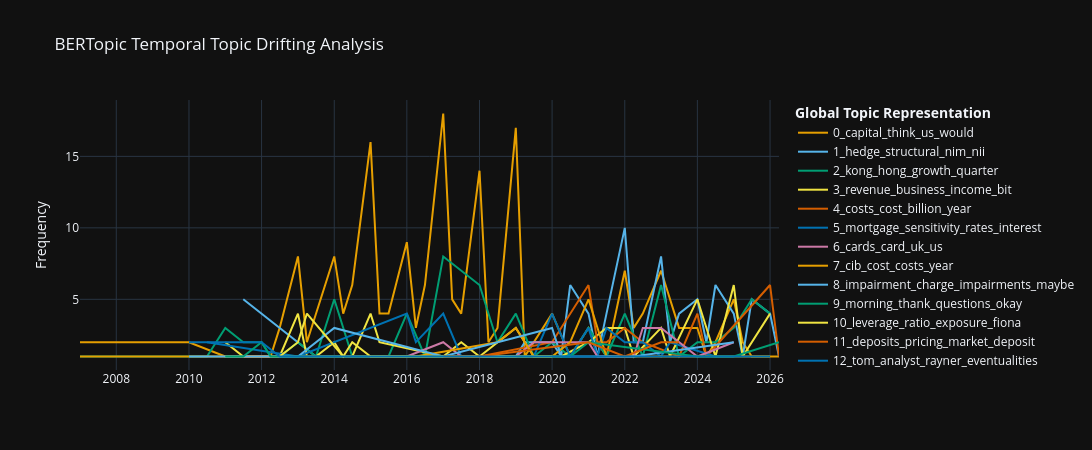

The code cell stored with this chart in its notebook:
### Markdown cell above
### Stage 2.4 — Temporal Topic Drifting Analysis

### Code cell
## @title 2.4 Temporal Topic Drifting Analysis (BERTopic)
import re
import pandas as pd
from bertopic import BERTopic
from sentence_transformers import SentenceTransformer

# Load existing corpus using standard pipeline convention
corpus_df = _df('corpus_analyst', corpus_df if 'corpus_df' in dir() else None)

# Select target text column
target_col = 'llm_preprocessed_text' if 'llm_preprocessed_text' in corpus_df.columns else ('clean_text' if 'clean_text' in corpus_df.columns else 'text')
docs = corpus_df[target_col].fillna("").tolist()

def _clean_timestamp(val):
    """Normalize custom string formats into parseable dates."""
    if pd.isna(val):
        return pd.Timestamp("2026-01-01")
    
    val_str = str(val).strip().lower()
    if 'annual' in val_str:
        year_match = re.search(r'\b(19|20)\d{2}\b', val_str)
        if year_match:
            return pd.Timestamp(f"{year_match.group(0)}-01-01")
    
    parsed = pd.to_datetime(val_str, errors='coerce')
    if pd.isna(parsed):
        year_match = re.search(r'\b(19|20)\d{2}\b', val_str)
        if year_match:
            return pd.Timestamp(f"{year_match.group(0)}-01-01")
        return pd.Timestamp("2026-01-01")
        
    return parsed

# Extract and clean timestamps
if 'date' in corpus_df.columns:
    timestamps = corpus_df['date'].apply(_clean_timestamp).tolist()
elif 'quarter' in corpus_df.columns:
    timestamps = corpus_df['quarter'].apply(_clean_timestamp).tolist()
else:
    timestamps = [pd.Timestamp("2026-01-01")] * len(docs)

print(f"Fitting BERTopic on {len(docs)} documents using text from '{target_col}'...")

# Fit model and predict topics
topics, probs = topic_model.fit_transform(docs)

# Assign assigned topic back to corpus_df and persist
corpus_df['topic'] = topics
_save('corpus_analyst', corpus_df)

# Run BERTopic Topics Over Time
topics_over_time = topic_model.topics_over_time(docs, timestamps)

# Save temporal drift result table into SQLite pipeline
_save('topic_delta', topics_over_time)

# Visualise temporal drift (Plotly native render)
fig_temporal = topic_model.visualize_topics_over_time(topics_over_time)
fig_temporal.update_layout(
    title="BERTopic Temporal Topic Drifting Analysis",
    template="plotly_dark"
)
fig_temporal.show()

insight("Temporal topic drift analysis successfully computed and saved to table 'topic_delta'.", kind="key")

### Figure 1 — Plotly figure (JSON) as saved in the notebook; plotly's stock layout.template omitted (floating-point values rounded to 4 significant figures)
{"data": [{"hoverinfo": "text", "hovertext": ["<b>Topic 0</b><br>Words: insurance, green, mortgages, stephen, vincent", "<b>Topic 0</b><br>Words: reuters, thomson, michael, quarter, holdings", "<b>Topic 0</b><br>Words: finance, trade, ii, iii, relates", "<b>Topic 0</b><br>Words: rohith, fortressed, additional, gulliver, would", "<b>Topic 0</b><br>Words: mitigation, chris, marcus, tweaking, aggressive", "<b>Topic 0</b><br>Words: capital, chris, answer, sort, antony", "<b>Topic 0</b><br>Words: capital, think, know, cost, tom", "<b>Topic 0</b><br>Words: capital, strategy, antony, business, fundamentally", "<b>Topic 0</b><br>Words: capital, think, one, us, see", "<b>Topic 0</b><br>Words: promotional, offers, business, tushar, chris", "<b>Topic 0</b><br>Words: think, year, us, capital, good", "<b>Topic 0</b><br>Words: capital, think, billion, risk, us", "<b>Topic 0</b><br>Words: capital, think, could, would, know", "<b>Topic 0</b><br>Words: prudential, registered, annd, capital, regulation", "<b>Topic 0</b><br>Words: capital, think, year, million, get", "<b>Topic 0</b><br>Words: capital, currency, well, us, equities", "<b>Topic 0</b><br>Words: capital, basis, change, points, think", "<b>Topic 0</b><br>Words: capital, think, would, us, see", "<b>Topic 0</b><br>Words: think, cost, capital, pension, ratio", "<b>Topic 0</b><br>Words: jaws, basis, within, positive, across", "<b>Topic 0</b><br>Words: think, capital, year, us, quarter", "<b>Topic 0</b><br>Words: capital, think, investment, year, costs", "<b>Topic 0</b><br>Words: would, think, capital, us, business", "<b>Topic 0</b><br>Words: think, capital, year, ewen, growth", "<b>Topic 0</b><br>Words: matched, idea, possible, move, give", "<b>Topic 0</b><br>Words: action, think, continental, europe, would", "<b>Topic 0</b><br>Words: capital, headwinds, yield, curve, arising", "<b>Topic 0</b><br>Words: mda, buffers, excessive, usability, glide", "<b>Topic 0</b><br>Words: head, capital, think, presentation, scope", "<b>Topic 0</b><br>Words: announcing, buyback, wanted, clearly, looking", "<b>Topic 0</b><br>Words: capital, would, us, year, second", "<b>Topic 0</b><br>Words: fx, payments, us, inflation, also", "<b>Topic 0</b><br>Words: capital, leveraged, management, think, finance", "<b>Topic 0</b><br>Words: capital, think, would, business, us", "<b>Topic 0</b><br>Words: buk, rote, quarter, nim, going", "<b>Topic 0</b><br>Words: capital, us, called, think, expecting", "<b>Topic 0</b><br>Words: german, merchant, acquiring, kind, business", "<b>Topic 0</b><br>Words: pillar, budget, capital, modest, investment", "<b>Topic 0</b><br>Words: capital, greater, range, think, plan", "<b>Topic 0</b><br>Words: nervousness, distribution, hi, billion, capital", "<b>Topic 0</b><br>Words: industry, additional, whether, talk, disparity", "<b>Topic 0</b><br>Words: invested, billion, hsb, privatisation, iran", "<b>Topic 0</b><br>Words: said, clearly, remember, investment, samsung"], "marker": {"color": "#E69F00"}, "mode": "lines", "name": "0_capital_think_us_would", "type": "scatter", "x": ["2007-01-01T00:00:00.000000000", "2010-01-01T00:00:00.000000000", "2011-01-01T00:00:00.000000000", "2012-01-01T00:00:00.000000000", "2012-04-01T00:00:00.000000000", "2012-07-01T00:00:00.000000000", "2013-01-01T00:00:00.000000000", "2013-04-01T00:00:00.000000000", "2014-01-01T00:00:00.000000000", "2014-04-01T00:00:00.000000000", "2014-07-01T00:00:00.000000000", "2015-01-01T00:00:00.000000000", "2015-04-01T00:00:00.000000000", "2015-07-01T00:00:00.000000000", "2016-01-01T00:00:00.000000000", "2016-04-01T00:00:00.000000000", "2016-07-01T00:00:00.000000000", "2017-01-01T00:00:00.000000000", "2017-04-01T00:00:00.000000000", "2017-07-01T00:00:00.000000000", "2018-01-01T00:00:00.000000000", "2018-04-01T00:00:00.000000000", "2018-07-01T00:00:00.000000000", "2019-01-01T00:00:00.000000000", "2019-04-01T00:00:00.000000000", "2019-07-01T00:00:00.000000000", "2020-01-01T00:00:00.000000000", "2020-07-01T00:00:00.000000000", "2021-01-01T00:00:00.000000000", "2021-07-01T00:00:00.000000000", "2022-01-01T00:00:00.000000000", "2022-04-01T00:00:00.000000000", "2022-07-01T00:00:00.000000000", "2023-01-01T00:00:00.000000000", "2023-07-01T00:00:00.000000000", "2024-01-01T00:00:00.000000000", "2024-04-01T00:00:00.000000000", "2024-07-01T00:00:00.000000000", "2025-01-01T00:00:00.000000000", "2025-04-01T00:00:00.000000000", "2025-07-01T00:00:00.000000000", "2026-01-01T00:00:00.000000000", "2026-04-01T00:00:00.000000000"], "y": [2, 2, 1, 1, 1, 3, 8, 2, 8, 4, 6, 16, 4, 4, 9, 3, 6, 18, 5, 4, 14, 2, 3, 17, 1, 2, 4, 1, 3, 1, 7, 3, 4, 7, 3, 3, 1, 2, 5, 2, 1, 1, 1]}, {"hoverinfo": "text", "hovertext": ["<b>Topic 1</b><br>Words: hedge, much, hedging, ims, structural", "<b>Topic 1</b><br>Words: stabilization, stabilized, could, ago, tell", "<b>Topic 1</b><br>Words: inn, thhe, quarterrly, baarclaycard, moree", "<b>Topic 1</b><br>Words: margin, bit, hit, nim, margins", "<b>Topic 1</b><br>Words: bps, flowing, transfer, liability, office", "<b>Topic 1</b><br>Words: cc, underlying, business, would, us", "<b>Topic 1</b><br>Words: hedge, sale, structural, floating, letter", "<b>Topic 1</b><br>Words: points, basis, nim, help, oi", "<b>Topic 1</b><br>Words: hedge, fx, structural, rate, dollars", "<b>Topic 1</b><br>Words: bps, guidance, nim, versus, maybe", "<b>Topic 1</b><br>Words: spend, card, northern, southern, divergence", "<b>Topic 1</b><br>Words: hedge, nim, structural, obviously, cash", "<b>Topic 1</b><br>Words: nim, hedge, wondering, bit, margin", "<b>Topic 1</b><br>Words: ending, importance, points, basis, give", "<b>Topic 1</b><br>Words: hedge, could, sensitivity, zero, quarter", "<b>Topic 1</b><br>Words: hedge, nim, structural, uk, migration", "<b>Topic 1</b><br>Words: hedge, buk, structural, maths, got", "<b>Topic 1</b><br>Words: hedge, migration, rates, scaling, size", "<b>Topic 1</b><br>Words: hedge, nim, could, deposit, uk", "<b>Topic 1</b><br>Words: hedge, structural, deposit, reinvesting, hedging", "<b>Topic 1</b><br>Words: hedge, margin, billion, uk, obviously", "<b>Topic 1</b><br>Words: hedge, structural, deposit, billion, uk", "<b>Topic 1</b><br>Words: turned, morning, questions, hedge, cycle", "<b>Topic 1</b><br>Words: hedge, structural, rate, going, nii", "<b>Topic 1</b><br>Words: hedge, nii, guidance, structural, bank", "<b>Topic 1</b><br>Words: exit, barclays, perhaps, overly, landed", "<b>Topic 1</b><br>Words: nii, hedge, csm, year, deposit", "<b>Topic 1</b><br>Words: hedge, going, uk, quarter, nii", "<b>Topic 1</b><br>Words: hedge, nii, somewhat, buk, driven"], "marker": {"color": "#56B4E9"}, "mode": "lines", "name": "1_hedge_structural_nim_nii", "type": "scatter", "x": ["2011-07-01T00:00:00.000000000", "2013-07-01T00:00:00.000000000", "2015-01-01T00:00:00.000000000", "2016-01-01T00:00:00.000000000", "2017-01-01T00:00:00.000000000", "2018-01-01T00:00:00.000000000", "2018-04-01T00:00:00.000000000", "2019-01-01T00:00:00.000000000", "2019-04-01T00:00:00.000000000", "2020-01-01T00:00:00.000000000", "2020-04-01T00:00:00.000000000", "2020-07-01T00:00:00.000000000", "2021-01-01T00:00:00.000000000", "2021-04-01T00:00:00.000000000", "2021-07-01T00:00:00.000000000", "2022-01-01T00:00:00.000000000", "2022-04-01T00:00:00.000000000", "2022-07-01T00:00:00.000000000", "2023-01-01T00:00:00.000000000", "2023-04-01T00:00:00.000000000", "2023-07-01T00:00:00.000000000", "2024-01-01T00:00:00.000000000", "2024-04-01T00:00:00.000000000", "2024-07-01T00:00:00.000000000", "2025-01-01T00:00:00.000000000", "2025-04-01T00:00:00.000000000", "2025-07-01T00:00:00.000000000", "2026-01-01T00:00:00.000000000", "2026-04-01T00:00:00.000000000"], "y": [5, 1, 1, 1, 1, 1, 1, 1, 2, 2, 1, 6, 4, 1, 4, 10, 2, 2, 8, 2, 4, 5, 2, 6, 4, 1, 5, 4, 1]}, {"hoverinfo": "text", "hovertext": ["<b>Topic 2</b><br>Words: labor, automation, asia, kong, hong", "<b>Topic 2</b><br>Words: kong, hong, growth, asia, system", "<b>Topic 2</b><br>Words: growth, asia, area, europe, primary", "<b>Topic 2</b><br>Words: reflection, banks, dollar, asia, balances", "<b>Topic 2</b><br>Words: question, rightly, latam, ghose, pointed", "<b>Topic 2</b><br>Words: lending, growth, market, subdued, loan", "<b>Topic 2</b><br>Words: pacific, rest, stuart, comment, dividend", "<b>Topic 2</b><br>Words: kong, hong, quarter, color, year", "<b>Topic 2</b><br>Words: asia, shrugged, tapering, follows, worries", "<b>Topic 2</b><br>Words: half, business, kong, hong, latin", "<b>Topic 2</b><br>Words: qe, equity, japanese, stuart, roe", "<b>Topic 2</b><br>Words: loan, growth, outcomes, could, book", "<b>Topic 2</b><br>Words: kong, hong, volumes, quarter, weighted", "<b>Topic 2</b><br>Words: quarter, kong, hong, coming, growth", "<b>Topic 2</b><br>Words: unionpay, lenders, overseas, buy, heard", "<b>Topic 2</b><br>Words: kong, hong, growth, quarter, loan", "<b>Topic 2</b><br>Words: growth, think, kong, hong, year", "<b>Topic 2</b><br>Words: channel, growth, think, nothing, market", "<b>Topic 2</b><br>Words: kong, hong, growth, ewen, side", "<b>Topic 2</b><br>Words: provisioning, afternoon, good, lending, full", "<b>Topic 2</b><br>Words: contraction, tied, gdp, cycle, severe", "<b>Topic 2</b><br>Words: business, deemphasise, treatments, reviewing, guess", "<b>Topic 2</b><br>Words: kong, hong, demand, loan, business", "<b>Topic 2</b><br>Words: impacts, trade, rest, business, washing", "<b>Topic 2</b><br>Words: much, breakup, china, kong, hong", "<b>Topic 2</b><br>Words: fx, lending, drove, strip, existing", "<b>Topic 2</b><br>Words: kong, hong, especially, think, lot", "<b>Topic 2</b><br>Words: paid, growth, loan, borrowing, one", "<b>Topic 2</b><br>Words: kong, hong, thinking, probably, question", "<b>Topic 2</b><br>Words: cre, kong, hong, wealth, reporting", "<b>Topic 2</b><br>Words: growth, kong, hong, loan, fx", "<b>Topic 2</b><br>Words: kong, hong, cre, resident, loan", "<b>Topic 2</b><br>Words: growth, loan, industries, kong, hong"], "marker": {"color": "#009E73"}, "mode": "lines", "name": "2_kong_hong_growth_quarter", "type": "scatter", "x": ["2007-01-01T00:00:00.000000000", "2010-07-01T00:00:00.000000000", "2011-01-01T00:00:00.000000000", "2011-07-01T00:00:00.000000000", "2012-01-01T00:00:00.000000000", "2012-04-01T00:00:00.000000000", "2012-07-01T00:00:00.000000000", "2013-01-01T00:00:00.000000000", "2013-07-01T00:00:00.000000000", "2014-01-01T00:00:00.000000000", "2014-07-01T00:00:00.000000000", "2015-01-01T00:00:00.000000000", "2015-07-01T00:00:00.000000000", "2016-01-01T00:00:00.000000000", "2016-07-01T00:00:00.000000000", "2017-01-01T00:00:00.000000000", "2018-01-01T00:00:00.000000000", "2018-07-01T00:00:00.000000000", "2019-01-01T00:00:00.000000000", "2019-07-01T00:00:00.000000000", "2020-01-01T00:00:00.000000000", "2020-07-01T00:00:00.000000000", "2021-01-01T00:00:00.000000000", "2021-07-01T00:00:00.000000000", "2022-01-01T00:00:00.000000000", "2022-07-01T00:00:00.000000000", "2023-01-01T00:00:00.000000000", "2023-07-01T00:00:00.000000000", "2024-01-01T00:00:00.000000000", "2024-07-01T00:00:00.000000000", "2025-01-01T00:00:00.000000000", "2025-07-01T00:00:00.000000000", "2026-01-01T00:00:00.000000000"], "y": [1, 1, 3, 2, 2, 1, 1, 2, 1, 5, 1, 1, 1, 4, 1, 8, 6, 2, 4, 1, 2, 1, 3, 1, 4, 1, 6, 1, 2, 2, 3, 5, 4]}, {"hoverinfo": "text", "hovertext": ["<b>Topic 3</b><br>Words: financial, reconciliation, relied, performance, contains", "<b>Topic 3</b><br>Words: pool, lucas, answer, downward, chris", "<b>Topic 3</b><br>Words: buffer, liquid, profitability, relaxation, ilg", "<b>Topic 3</b><br>Words: obviously, revenue, year, business, quarter", "<b>Topic 3</b><br>Words: revenues, ficc, products, trend, quarter", "<b>Topic 3</b><br>Words: commentary, volume, nd, aheading, suitably", "<b>Topic 3</b><br>Words: business, macro, question, point, also", "<b>Topic 3</b><br>Words: jp, dtas, step, trend, business", "<b>Topic 3</b><br>Words: quarter, revenue, really, personal, stock", "<b>Topic 3</b><br>Words: dividend, revenue, billion, year, first", "<b>Topic 3</b><br>Words: africa, plevin, ruling, south, options", "<b>Topic 3</b><br>Words: assets, income, discrete, repeat, probably", "<b>Topic 3</b><br>Words: assets, mifid, budgeting, ii, revenue", "<b>Topic 3</b><br>Words: centre, items, weighed, revenue, corporate", "<b>Topic 3</b><br>Words: us, revenue, scale, think, critical", "<b>Topic 3</b><br>Words: sense, deutsche, cautioned, things, maybe", "<b>Topic 3</b><br>Words: nicely, hopeful, come, gauge, quarterly", "<b>Topic 3</b><br>Words: year, growth, internal, income, operating", "<b>Topic 3</b><br>Words: revenue, profile, outlook, one, please", "<b>Topic 3</b><br>Words: income, interest, hi, billion, revenue", "<b>Topic 3</b><br>Words: momentum, income, business, cost, also", "<b>Topic 3</b><br>Words: georges, revenue, wealth, billion, street", "<b>Topic 3</b><br>Words: terming, bit, consider, cc, revenues", "<b>Topic 3</b><br>Words: revenue, growth, business, bit, think", "<b>Topic 3</b><br>Words: mexico, ahead, running, growth, extrapolate", "<b>Topic 3</b><br>Words: wealth, bit, revenue, little, area", "<b>Topic 3</b><br>Words: consensus, venkat, billion, ib, bank", "<b>Topic 3</b><br>Words: revenue, good, opportunities, second, two"], "marker": {"color": "#F0E442"}, "mode": "lines", "name": "3_revenue_business_income_bit", "type": "scatter", "x": ["2011-01-01T00:00:00.000000000", "2011-07-01T00:00:00.000000000", "2012-07-01T00:00:00.000000000", "2013-01-01T00:00:00.000000000", "2013-04-01T00:00:00.000000000", "2013-07-01T00:00:00.000000000", "2014-01-01T00:00:00.000000000", "2014-04-01T00:00:00.000000000", "2014-07-01T00:00:00.000000000", "2015-01-01T00:00:00.000000000", "2015-04-01T00:00:00.000000000", "2017-01-01T00:00:00.000000000", "2017-07-01T00:00:00.000000000", "2018-01-01T00:00:00.000000000", "2019-01-01T00:00:00.000000000", "2019-07-01T00:00:00.000000000", "2020-04-01T00:00:00.000000000", "2021-01-01T00:00:00.000000000", "2021-07-01T00:00:00.000000000", "2022-01-01T00:00:00.000000000", "2022-04-01T00:00:00.000000000", "2023-01-01T00:00:00.000000000", "2023-04-01T00:00:00.000000000", "2024-01-01T00:00:00.000000000", "2024-07-01T00:00:00.000000000", "2025-01-01T00:00:00.000000000", "2025-04-01T00:00:00.000000000", "2026-01-01T00:00:00.000000000"], "y": [2, 1, 1, 4, 1, 1, 2, 1, 1, 4, 2, 1, 2, 1, 3, 1, 1, 2, 3, 3, 1, 3, 1, 5, 1, 6, 1, 4]}, {"hoverinfo": "text", "hovertext": ["<b>Topic 4</b><br>Words: proportionality, eight, seven, movements, helpful", "<b>Topic 4</b><br>Words: costs, comp, billion, terms, could", "<b>Topic 4</b><br>Words: cost, costs, billion, new, implementing", "<b>Topic 4</b><br>Words: perimeter, change, guidance, costs, cost", "<b>Topic 4</b><br>Words: costs, cost, combination, keep, year", "<b>Topic 4</b><br>Words: year, compensation, measure, cost, reduce", "<b>Topic 4</b><br>Words: quantification, normal, cost, jaws, frontloaded", "<b>Topic 4</b><br>Words: dimension, trying, costs, troughs, quarter", "<b>Topic 4</b><br>Words: costs, variable, cost, year, investment", "<b>Topic 4</b><br>Words: cc, costs, earning, cost, discussion", "<b>Topic 4</b><br>Words: guidance, cost, billion, much, clarification", "<b>Topic 4</b><br>Words: cost, severance, costs, year, medium", "<b>Topic 4</b><br>Words: cost, target, savings, chat, installing", "<b>Topic 4</b><br>Words: billion, costs, ops, cost, emphasising", "<b>Topic 4</b><br>Words: costs, cost, billion, step, saves", "<b>Topic 4</b><br>Words: roundtable, costs, mentioned, structural, anna", "<b>Topic 4</b><br>Words: cost, costs, growth, spend, simplification", "<b>Topic 4</b><br>Words: additional, buk, costs, articulated, relations"], "marker": {"color": "#D55E00"}, "mode": "lines", "name": "4_costs_cost_billion_year", "type": "scatter", "x": ["2011-07-01T00:00:00.000000000", "2012-07-01T00:00:00.000000000", "2014-01-01T00:00:00.000000000", "2015-01-01T00:00:00.000000000", "2016-07-01T00:00:00.000000000", "2017-01-01T00:00:00.000000000", "2018-01-01T00:00:00.000000000", "2020-01-01T00:00:00.000000000", "2021-01-01T00:00:00.000000000", "2021-04-01T00:00:00.000000000", "2021-07-01T00:00:00.000000000", "2022-01-01T00:00:00.000000000", "2022-07-01T00:00:00.000000000", "2023-07-01T00:00:00.000000000", "2024-01-01T00:00:00.000000000", "2024-04-01T00:00:00.000000000", "2026-01-01T00:00:00.000000000", "2026-04-01T00:00:00.000000000"], "y": [1, 1, 1, 1, 1, 1, 1, 2, 6, 2, 2, 3, 2, 1, 4, 1, 6, 1]}, {"hoverinfo": "text", "hovertext": ["<b>Topic 5</b><br>Words: exposure, hsbc, holdings, statement, niall", "<b>Topic 5</b><br>Words: sensitivity, interest, management, sheet, rates", "<b>Topic 5</b><br>Words: mortgage, basis, quarter, sensitivity, billion", "<b>Topic 5</b><br>Words: mortgage, book, svr, slide, subsidiary", "<b>Topic 5</b><br>Words: uk, mortgage, rate, platform, unsecured", "<b>Topic 5</b><br>Words: parallel, shift, scenario, guidance, uk", "<b>Topic 5</b><br>Words: overfunded, interest, irrespective, indirectly, net", "<b>Topic 5</b><br>Words: interest, sense, yield, give, us", "<b>Topic 5</b><br>Words: lending, guaranteed, risk, uk, greater", "<b>Topic 5</b><br>Words: negative, prepared, rates, outside, offset", "<b>Topic 5</b><br>Words: mortgages, sensitivity, mortgage, uk, think", "<b>Topic 5</b><br>Words: diversify, define, time, aspiration, securities", "<b>Topic 5</b><br>Words: bottom, sensitivity, assume, line, period", "<b>Topic 5</b><br>Words: mortgage, pillar, risk, market, note", "<b>Topic 5</b><br>Words: mortgage, rates, higher, wondering, uk", "<b>Topic 5</b><br>Words: lcr, given, happened, happy, regulation", "<b>Topic 5</b><br>Words: sensitivity, like, mortgage, looks, spread", "<b>Topic 5</b><br>Words: sensitivity, see, going, greater, loyalty", "<b>Topic 5</b><br>Words: macro, nominated, newly, chair, federal"], "marker": {"color": "#0072B2"}, "mode": "lines", "name": "5_mortgage_sensitivity_rates_interest", "type": "scatter", "x": ["2010-07-01T00:00:00.000000000", "2013-01-01T00:00:00.000000000", "2016-01-01T00:00:00.000000000", "2016-04-01T00:00:00.000000000", "2017-01-01T00:00:00.000000000", "2017-07-01T00:00:00.000000000", "2019-04-01T00:00:00.000000000", "2019-07-01T00:00:00.000000000", "2020-01-01T00:00:00.000000000", "2020-07-01T00:00:00.000000000", "2021-01-01T00:00:00.000000000", "2021-04-01T00:00:00.000000000", "2021-07-01T00:00:00.000000000", "2022-01-01T00:00:00.000000000", "2022-07-01T00:00:00.000000000", "2023-01-01T00:00:00.000000000", "2023-04-01T00:00:00.000000000", "2024-07-01T00:00:00.000000000", "2025-01-01T00:00:00.000000000"], "y": [2, 1, 4, 2, 4, 1, 1, 1, 4, 1, 3, 1, 3, 2, 2, 1, 2, 1, 1]}, {"hoverinfo": "text", "hovertext": ["<b>Topic 6</b><br>Words: run, values, although, portfolio, book", "<b>Topic 6</b><br>Words: barclaycard, stable, margin, uk, growth", "<b>Topic 6</b><br>Words: shift, elevated, mix, structural, cards", "<b>Topic 6</b><br>Words: portfolio, business, uk, cards, us", "<b>Topic 6</b><br>Words: relating, books, sale, read, cards", "<b>Topic 6</b><br>Words: jetblue, airlines, receivables, target, card", "<b>Topic 6</b><br>Words: us, cards, business, growth, card", "<b>Topic 6</b><br>Words: apple, cards, card, us, helpfully", "<b>Topic 6</b><br>Words: cards, arrears, rates, uk, refined", "<b>Topic 6</b><br>Words: cards, balances, average, trends, business", "<b>Topic 6</b><br>Words: balances, qualitative, clients, cards, recovery", "<b>Topic 6</b><br>Words: cards, uk, forward, balances, progression", "<b>Topic 6</b><br>Words: marketing, contra, ramping, whether, asking", "<b>Topic 6</b><br>Words: acquire, incentive, normally, acquisition, stay", "<b>Topic 6</b><br>Words: balances, card, uk, book, margins", "<b>Topic 6</b><br>Words: cards, book, uk, card, growth", "<b>Topic 6</b><br>Words: book, cards, portfolio, card, scale", "<b>Topic 6</b><br>Words: roe, hold, withstanding, things, maintaining", "<b>Topic 6</b><br>Words: kind, card, stable, growth, uk"], "marker": {"color": "#CC79A7"}, "mode": "lines", "name": "6_cards_card_uk_us", "type": "scatter", "x": ["2011-01-01T00:00:00.000000000", "2014-01-01T00:00:00.000000000", "2016-01-01T00:00:00.000000000", "2017-01-01T00:00:00.000000000", "2017-07-01T00:00:00.000000000", "2018-01-01T00:00:00.000000000", "2018-04-01T00:00:00.000000000", "2019-01-01T00:00:00.000000000", "2019-07-01T00:00:00.000000000", "2020-01-01T00:00:00.000000000", "2020-04-01T00:00:00.000000000", "2021-01-01T00:00:00.000000000", "2021-04-01T00:00:00.000000000", "2021-07-01T00:00:00.000000000", "2022-04-01T00:00:00.000000000", "2022-07-01T00:00:00.000000000", "2023-01-01T00:00:00.000000000", "2024-01-01T00:00:00.000000000", "2025-01-01T00:00:00.000000000"], "y": [1, 1, 1, 2, 1, 1, 1, 1, 2, 2, 2, 2, 1, 1, 1, 3, 3, 1, 2]}, {"hoverinfo": "text", "hovertext": ["<b>Topic 7</b><br>Words: citigroup, delinquency, services, rayner, tom", "<b>Topic 7</b><br>Words: run, director, officer, research, rate", "<b>Topic 7</b><br>Words: giving, everyone, cib, please, morning", "<b>Topic 7</b><br>Words: cib, conscious, wondering, jes, abnormal", "<b>Topic 7</b><br>Words: cib, cost, spending, quarter, platform", "<b>Topic 7</b><br>Words: cib, transaction, revenues, cost, number", "<b>Topic 7</b><br>Words: office, head, absa, print, quarterly", "<b>Topic 7</b><br>Words: cib, cost, income, ratio, terms", "<b>Topic 7</b><br>Words: cib, cost, tax, us, help", "<b>Topic 7</b><br>Words: cib, costs, revenues, year, payments", "<b>Topic 7</b><br>Words: cib, headwinds, clarify, saying, peers", "<b>Topic 7</b><br>Words: cib, baking, environment, controls, straight", "<b>Topic 7</b><br>Words: cib, quarter, revenues, costs, cost", "<b>Topic 7</b><br>Words: transaction, cib, couple, banking, revenue", "<b>Topic 7</b><br>Words: cib, rote, apps, incremental, international", "<b>Topic 7</b><br>Words: cib, dynamics, characterise, growth, changing"], "marker": {"color": "#E69F00"}, "mode": "lines", "name": "7_cib_cost_costs_year", "type": "scatter", "x": ["2007-01-01T00:00:00.000000000", "2010-07-01T00:00:00.000000000", "2016-01-01T00:00:00.000000000", "2016-04-01T00:00:00.000000000", "2018-07-01T00:00:00.000000000", "2019-01-01T00:00:00.000000000", "2019-07-01T00:00:00.000000000", "2020-01-01T00:00:00.000000000", "2020-07-01T00:00:00.000000000", "2021-01-01T00:00:00.000000000", "2021-07-01T00:00:00.000000000", "2022-01-01T00:00:00.000000000", "2023-01-01T00:00:00.000000000", "2023-04-01T00:00:00.000000000", "2024-01-01T00:00:00.000000000", "2026-01-01T00:00:00.000000000"], "y": [1, 1, 1, 1, 2, 3, 1, 1, 2, 5, 1, 1, 1, 1, 1, 1]}, {"hoverinfo": "text", "hovertext": ["<b>Topic 8</b><br>Words: steven, assets, places, impairment, us", "<b>Topic 8</b><br>Words: exposure, handles, greek, unrelated, represent", "<b>Topic 8</b><br>Words: questioning, events, invite, impairment, check", "<b>Topic 8</b><br>Words: impairments, impairment, robustly, dovetailing, retail", "<b>Topic 8</b><br>Words: charge, impairment, sustainable, releases, color", "<b>Topic 8</b><br>Words: know, impairments, impairment, points, gross", "<b>Topic 8</b><br>Words: impairment, scenarios, simplistic, releases, maximum", "<b>Topic 8</b><br>Words: charge, roundtable, sent, impairment, around", "<b>Topic 8</b><br>Words: next, year, thinking, impairments, expense", "<b>Topic 8</b><br>Words: hedge, impairments, quarterly, mevs, impairment", "<b>Topic 8</b><br>Words: weighting, probability, cautious, upside, downside", "<b>Topic 8</b><br>Words: portfolio, marks, impairment, charge, hedges", "<b>Topic 8</b><br>Words: guess, maybe, impairment, pricing, us"], "marker": {"color": "#56B4E9"}, "mode": "lines", "name": "8_impairment_charge_impairments_maybe", "type": "scatter", "x": ["2010-01-01T00:00:00.000000000", "2011-01-01T00:00:00.000000000", "2012-04-01T00:00:00.000000000", "2013-01-01T00:00:00.000000000", "2014-01-01T00:00:00.000000000", "2017-01-01T00:00:00.000000000", "2020-01-01T00:00:00.000000000", "2020-04-01T00:00:00.000000000", "2020-07-01T00:00:00.000000000", "2021-01-01T00:00:00.000000000", "2022-01-01T00:00:00.000000000", "2022-04-01T00:00:00.000000000", "2025-01-01T00:00:00.000000000"], "y": [1, 1, 1, 1, 3, 1, 3, 1, 1, 1, 1, 1, 2]}, {"hoverinfo": "text", "hovertext": ["<b>Topic 9</b><br>Words: revisited, form, shape, information, thank", "<b>Topic 9</b><br>Words: quick, thank, number, question, us", "<b>Topic 9</b><br>Words: chris, chaps, manners, hear, okay", "<b>Topic 9</b><br>Words: marcus, one, morning, chris, everybody", "<b>Topic 9</b><br>Words: tushar, morzaria, morning, good, thank", "<b>Topic 9</b><br>Words: morning, shape, tushar, questions, two", "<b>Topic 9</b><br>Words: good, afternoon, everyone, taking, morning", "<b>Topic 9</b><br>Words: offline, congratulations, venkat, okay, happy", "<b>Topic 9</b><br>Words: thank, hello, venkat, anna, taking", "<b>Topic 9</b><br>Words: one, buk, consumer, taking, morning", "<b>Topic 9</b><br>Words: cross, anna, lot, thanks, morning", "<b>Topic 9</b><br>Words: okay, cross, anna, thank, ben"], "marker": {"color": "#009E73"}, "mode": "lines", "name": "9_morning_thank_questions_okay", "type": "scatter", "x": ["2011-01-01T00:00:00.000000000", "2011-07-01T00:00:00.000000000", "2012-01-01T00:00:00.000000000", "2012-04-01T00:00:00.000000000", "2014-01-01T00:00:00.000000000", "2015-01-01T00:00:00.000000000", "2020-07-01T00:00:00.000000000", "2021-01-01T00:00:00.000000000", "2024-01-01T00:00:00.000000000", "2024-04-01T00:00:00.000000000", "2025-01-01T00:00:00.000000000", "2026-04-01T00:00:00.000000000"], "y": [1, 1, 2, 1, 1, 1, 1, 2, 1, 1, 1, 2]}, {"hoverinfo": "text", "hovertext": ["<b>Topic 10</b><br>Words: leverage, fiona, basel, lucas, swaffield", "<b>Topic 10</b><br>Words: leverage, antony, ratio, cost, liquidity", "<b>Topic 10</b><br>Words: leverage, pra, morning, issue, antony", "<b>Topic 10</b><br>Words: leverage, activities, exposure, litigation, actions", "<b>Topic 10</b><br>Words: leverage, ratio, items, fiona, peter", "<b>Topic 10</b><br>Words: leverage, exposure, weighted, costs, assets", "<b>Topic 10</b><br>Words: leverage, clarify, offset, view, point"], "marker": {"color": "#F0E442"}, "mode": "lines", "name": "10_leverage_ratio_exposure_fiona", "type": "scatter", "x": ["2012-07-01T00:00:00.000000000", "2013-01-01T00:00:00.000000000", "2013-04-01T00:00:00.000000000", "2014-04-01T00:00:00.000000000", "2014-07-01T00:00:00.000000000", "2015-01-01T00:00:00.000000000", "2020-01-01T00:00:00.000000000"], "y": [1, 2, 4, 1, 2, 1, 1]}, {"hoverinfo": "text", "hovertext": ["<b>Topic 11</b><br>Words: beta, deposits, pay, deposit, away", "<b>Topic 11</b><br>Words: market, pricing, deposits, respond, share", "<b>Topic 11</b><br>Words: deposits, liquidity, system, deposit, remunerating", "<b>Topic 11</b><br>Words: deposits, migration, deposit, uk, terms", "<b>Topic 11</b><br>Words: deposits, normal, march, deposit, uk", "<b>Topic 11</b><br>Words: deposits, pricing, competition, uk, much"], "marker": {"color": "#D55E00"}, "mode": "lines", "name": "11_deposits_pricing_market_deposit", "type": "scatter", "x": ["2017-01-01T00:00:00.000000000", "2018-01-01T00:00:00.000000000", "2021-01-01T00:00:00.000000000", "2022-01-01T00:00:00.000000000", "2023-01-01T00:00:00.000000000", "2023-07-01T00:00:00.000000000"], "y": [1, 1, 2, 1, 2, 2]}, {"hoverinfo": "text", "hovertext": ["<b>Topic 12</b><br>Words: analyst, goodwin, leigh, rayner, tom", "<b>Topic 12</b><br>Words: analyst, mediobanca, christopher, wheeler, ubs", "<b>Topic 12</b><br>Words: tom, rayner, covers, eventualities, okay", "<b>Topic 12</b><br>Words: scarff, alistair, couple, please, questions", "<b>Topic 12</b><br>Words: serrano, alvaro, stanley, morgan, taking"], "marker": {"color": "#0072B2"}, "mode": "lines", "name": "12_tom_analyst_rayner_eventualities", "type": "scatter", "x": ["2010-01-01T00:00:00.000000000", "2010-07-01T00:00:00.000000000", "2012-01-01T00:00:00.000000000", "2012-07-01T00:00:00.000000000", "2026-01-01T00:00:00.000000000"], "y": [2, 2, 2, 1, 1]}], "layout": {"height": 450, "hoverlabel": {"bgcolor": "white", "font": {"family": "Rockwell", "size": 16}}, "legend": {"title": {"text": "<b>Global Topic Representation"}}, "title": {"text": "BERTopic Temporal Topic Drifting Analysis"}, "width": 1250, "xaxis": {"showgrid": true}, "yaxis": {"showgrid": true, "title": {"text": "Frequency"}}}}
